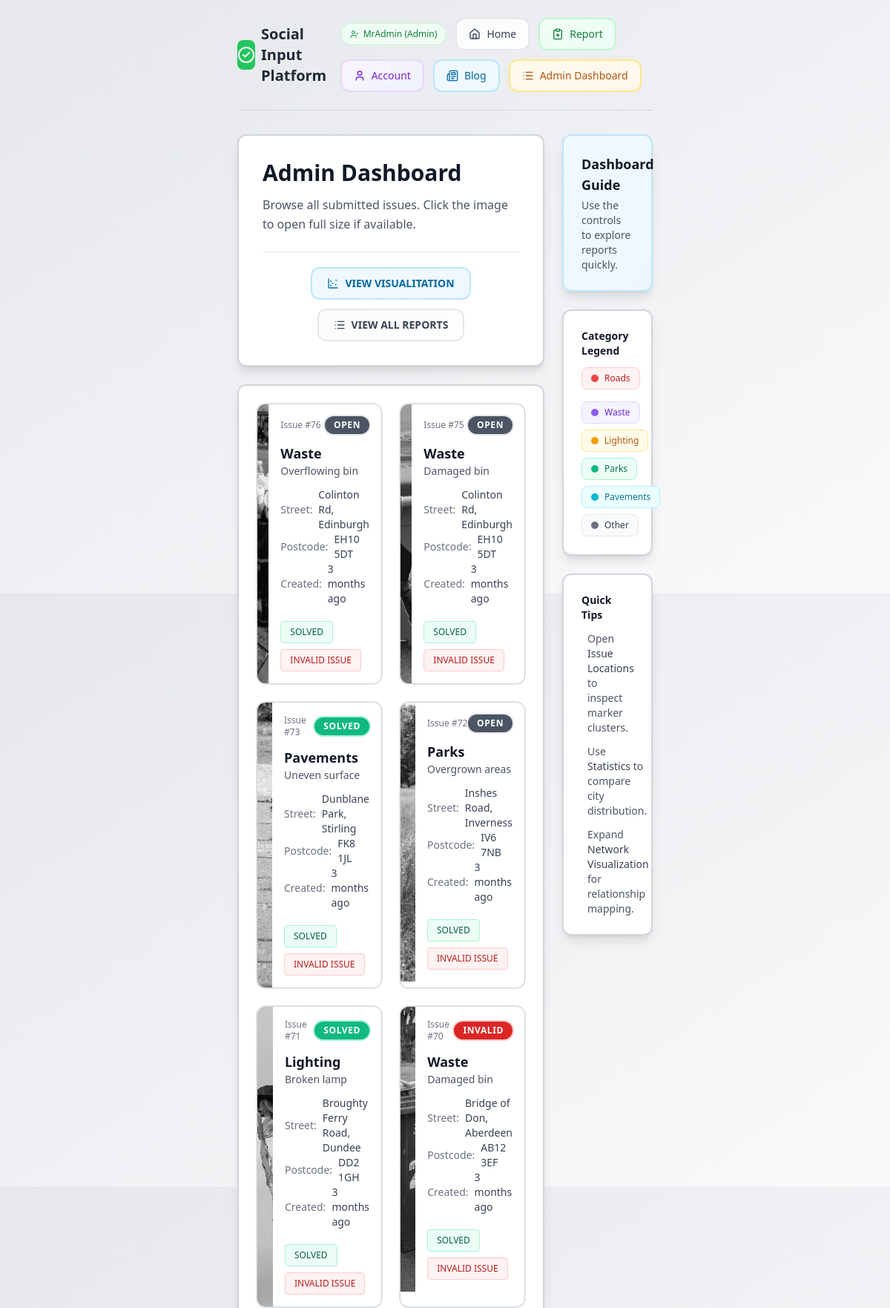
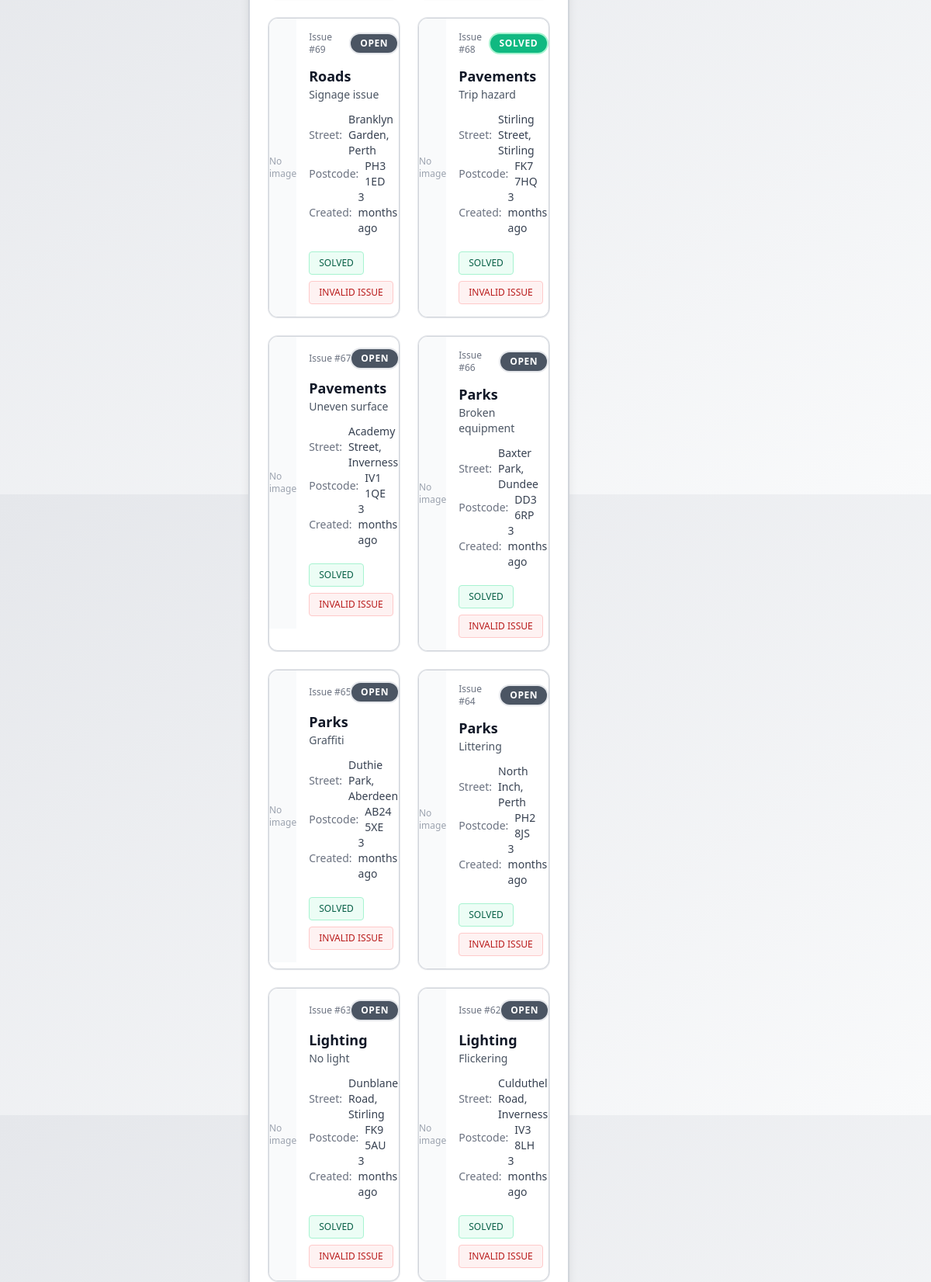
Screenshot of /issues.php?action=reports (signed in, upper part) with the database file from the repository (2 pictures, top to bottom).
### tables this page shows
CREATE TABLE reports (
      id INTEGER PRIMARY KEY AUTOINCREMENT,
      post_code TEXT NOT NULL,
      street TEXT NOT NULL,
      category TEXT,
      subcategory TEXT,
      image TEXT,
      created_at INT
    , status TEXT DEFAULT 'open', description TEXT);

### issues.php (the view, shortened to what this page needs)
<?php
$errors = [];
$reports = [];
$currentAction = $_GET['action'] ?? '';
function format_relative_time($timestamp) {
  $now = time();
  $diff = $now - $timestamp;
  $future = $diff < 0;
  $diff = abs($diff);
  $units = [
    31536000 => 'year',
    2592000  => 'month',
    604800   => 'week',
    86400    => 'day',
    3600     => 'hour',
    60       => 'minute'
  ];
  foreach ($units as $secs => $name) {
    if ($diff >= $secs) {
      $value = (int) floor($diff / $secs);
      $label = $name . ($value === 1 ? '' : 's');
      return $future ? "in {$value} {$label}" : "{$value} {$label} ago";
    }
  }
  return $future ? 'in a moment' : 'just now';
}
$dbDir = __DIR__ . DIRECTORY_SEPARATOR . 'DATABASE';
$dbFile = $dbDir . DIRECTORY_SEPARATOR . 'reports.sqlite';
$dsn = 'sqlite:' . $dbFile;
try {
    $pdo = new PDO($dsn);
    $pdo->setAttribute(PDO::ATTR_ERRMODE, PDO::ERRMODE_EXCEPTION);
    $stmt = $pdo->query('SELECT id, post_code, street, category, subcategory, description, image, created_at, status FROM reports ORDER BY created_at DESC, id DESC');
    $reports = $stmt->fetchAll(PDO::FETCH_ASSOC);
} catch (PDOException $e) {
    $errors[] = 'Database error: ' . $e->getMessage();
}
?>
<!doctype html>
<html lang="en">
<head>
  <script src="https://cdn.tailwindcss.com"></script>
  <link rel="stylesheet" href="https://unpkg.com/leaflet@1.9.4/dist/leaflet.css" />
</head>
<body class="bg-gradient-to-br from-gray-200 to-gray-50 min-h-screen p-6 px-80">
  <?php include __DIR__ . '/ASSETS/header.php'; ?>
  <div class="grid grid-cols-1 lg:grid-cols-4 gap-6">
    <div class="lg:col-span-3 space-y-6">
      <div class="bg-white p-8 rounded-xl shadow-lg border-2 border-gray-300">
        <h1 class="text-3xl font-bold mb-3 text-gray-900">Admin Dashboard</h1>
        <p class="text-gray-600 leading-relaxed">Browse all submitted issues. Click the image to open full size if available.</p>
        <div class="mt-6 pt-5 border-t border-gray-200">
          <div class="flex flex-wrap items-center justify-center gap-3">
            <a href="?action=visualisation" class="group inline-flex items-center gap-2 px-5 py-2.5 text-sm rounded-xl border-2 border-sky-200 bg-gradient-to-br from-sky-50 to-blue-50 text-sky-700 hover:border-sky-300 hover:shadow-md transition-all duration-200 font-semibold">
              <i data-lucide="chart-scatter" class="w-4 h-4 group-hover:scale-110 transition-transform"></i>
              VIEW VISUALITATION
            </a>
            <a href="?action=reports" class="group inline-flex items-center gap-2 px-5 py-2.5 text-sm rounded-xl border-2 border-gray-200 bg-gradient-to-br from-gray-50 to-white text-gray-700 hover:border-gray-300 hover:shadow-md transition-all duration-200 font-semibold">
              <i data-lucide="list" class="w-4 h-4 group-hover:scale-110 transition-transform"></i>
              VIEW ALL REPORTS
            </a>
          </div>
        </div>
      </div>
      <?php if ($currentAction === 'reports'): ?>
      <div class="bg-white p-6 rounded-xl shadow-lg border-2 border-gray-300">
        <?php if (empty($reports)): ?>
          <div class="px-4 py-6 text-center text-gray-500">No reports yet.</div>
        <?php else: ?>
          <div class="grid grid-cols-1 md:grid-cols-2 gap-6">
            <?php foreach ($reports as $r): ?>
              <?php
                $status = $r['status'] ?? 'open';
                $created = $r['created_at'] ?? '';
                $createdText = '';
                $createdTitle = '';
                if (is_numeric($created) && (int)$created > 0) {
                  $createdTs = (int)$created;
                  $createdText = format_relative_time($createdTs);
                  $createdTitle = date('Y-m-d H:i', $createdTs);
                } else {
                  $createdText = htmlspecialchars($created);
                }
                $img = $r['image'] ?? '';
                $localPath = __DIR__ . DIRECTORY_SEPARATOR . 'REPORT_IMAGES' . DIRECTORY_SEPARATOR . $img;
                $src = '';
                if ($img && filter_var($img, FILTER_VALIDATE_URL)) {
                  $src = $img;
                } elseif ($img && file_exists($localPath)) {
                  $src = 'REPORT_IMAGES/' . rawurlencode($img);
                }
              ?>
              <div class="border border-gray-300 rounded-xl overflow-hidden bg-white shadow-sm ring-1 ring-gray-200">
                <div class="flex flex-col md:flex-row">
                  <div class="md:w-1/3 bg-gray-50">
                    <?php if ($src): ?>
                      <img src="<?php echo htmlspecialchars($src); ?>" alt="img" class="w-full h-48 md:h-full object-cover cursor-pointer issue-thumb" data-id="<?php echo (int)$r['id']; ?>" data-category="<?php echo htmlspecialchars($r['category'] ?? ''); ?>" data-subcategory="<?php echo htmlspecialchars($r['subcategory'] ?? ''); ?>" onclick="openImageModal(this)" />
                    <?php else: ?>
                      <div class="w-full h-48 md:h-full flex items-center justify-center text-xs text-gray-400">No image</div>
                    <?php endif; ?>
                  </div>
                  <div class="flex-1 p-4 space-y-3">
                    <div class="flex items-center justify-between">
                      <div class="text-xs text-gray-500">Issue #<?php echo (int)$r['id']; ?></div>
                      <?php if ($status === 'fixed'): ?>
                        <span class="inline-flex items-center gap-1 px-3 py-1 text-xs font-bold uppercase tracking-wider rounded-full bg-emerald-500 text-white shadow-sm ring-2 ring-emerald-200">Solved</span>
                      <?php elseif ($status === 'invalid'): ?>
                        <span class="inline-flex items-center gap-1 px-3 py-1 text-xs font-bold uppercase tracking-wider rounded-full bg-red-600 text-white shadow-sm ring-2 ring-red-200">Invalid</span>
                      <?php else: ?>
                        <span class="inline-flex items-center gap-1 px-3 py-1 text-xs font-bold uppercase tracking-wider rounded-full bg-gray-600 text-white shadow-sm ring-2 ring-gray-200">Open</span>
                      <?php endif; ?>
                    </div>
                    <div>
                      <div class="text-lg font-semibold text-gray-900"><?php echo htmlspecialchars($r['category'] ?? 'Other'); ?></div>
                      <?php if (!empty($r['subcategory'])): ?>
                        <div class="text-sm text-gray-600"><?php echo htmlspecialchars($r['subcategory']); ?></div>
                      <?php endif; ?>
                    </div>
                    <div class="text-sm text-gray-700">
                      <div class="flex items-center gap-2">
                        <span class="text-gray-500">Street:</span>
                        <span><?php echo htmlspecialchars($r['street'] ?? ''); ?></span>
                      </div>
                      <div class="flex items-center gap-2">
                        <span class="text-gray-500">Postcode:</span>
                        <span><?php echo htmlspecialchars($r['post_code'] ?? ''); ?></span>
                      </div>
                      <div class="flex items-center gap-2">
                        <span class="text-gray-500">Created:</span>
                        <span<?php echo $createdTitle ? ' title="' . htmlspecialchars($createdTitle) . '"' : ''; ?>><?php echo $createdText; ?></span>
                      </div>
                    </div>
                    <div class="flex flex-wrap gap-2 pt-2">
                      <form method="post" class="inline">
                        <button type="submit" class="px-3 py-1.5 text-xs rounded border border-emerald-200 bg-emerald-50 text-emerald-800 hover:bg-emerald-100">SOLVED</button>
                      </form>
                      <form method="post" class="inline" onsubmit="return confirm('Mark this issue as invalid?');">
                        <button type="submit" class="px-3 py-1.5 text-xs rounded border border-red-200 bg-red-50 text-red-700 hover:bg-red-100">INVALID ISSUE</button>
                      </form>
                    </div>
                  </div>
                </div>
              </div>
            <?php endforeach; ?>
          </div>
        <?php endif; ?>
      </div>
      <?php endif; ?>
    </div>
    <aside class="space-y-6">
      <div class="bg-gradient-to-br from-sky-50 to-blue-50 p-6 rounded-xl shadow-lg border-2 border-sky-200">
        <h2 class="text-lg font-bold text-gray-900 mb-1">Dashboard Guide</h2>
        <p class="text-sm text-gray-600">Use the controls to explore reports quickly.</p>
      </div>
      <div class="bg-white p-6 rounded-xl shadow-lg border-2 border-gray-300">
        <h3 class="text-sm font-bold text-gray-900 mb-3">Category Legend</h3>
        <div class="space-y-2">
          <div class="inline-flex items-center gap-2 px-3 py-1.5 rounded-lg bg-red-50 border border-red-200 mr-2 mb-2">
            <span class="w-2.5 h-2.5 rounded-full bg-red-500"></span><span class="text-xs font-medium text-red-700">Roads</span>
          </div>
          <div class="inline-flex items-center gap-2 px-3 py-1.5 rounded-lg bg-violet-50 border border-violet-200 mr-2 mb-2">
            <span class="w-2.5 h-2.5 rounded-full bg-violet-500"></span><span class="text-xs font-medium text-violet-700">Waste</span>
          </div>
          <div class="inline-flex items-center gap-2 px-3 py-1.5 rounded-lg bg-amber-50 border border-amber-200 mr-2 mb-2">
            <span class="w-2.5 h-2.5 rounded-full bg-amber-500"></span><span class="text-xs font-medium text-amber-700">Lighting</span>
          </div>
          <div class="inline-flex items-center gap-2 px-3 py-1.5 rounded-lg bg-emerald-50 border border-emerald-200 mr-2 mb-2">
            <span class="w-2.5 h-2.5 rounded-full bg-emerald-500"></span><span class="text-xs font-medium text-emerald-700">Parks</span>
          </div>
          <div class="inline-flex items-center gap-2 px-3 py-1.5 rounded-lg bg-cyan-50 border border-cyan-200 mr-2 mb-2">
            <span class="w-2.5 h-2.5 rounded-full bg-cyan-500"></span><span class="text-xs font-medium text-cyan-700">Pavements</span>
          </div>
          <div class="inline-flex items-center gap-2 px-3 py-1.5 rounded-lg bg-gray-50 border border-gray-200 mr-2 mb-2">
            <span class="w-2.5 h-2.5 rounded-full bg-gray-500"></span><span class="text-xs font-medium text-gray-700">Other</span>
          </div>
        </div>
      </div>
      <div class="bg-white p-6 rounded-xl shadow-lg border-2 border-gray-300">
        <h3 class="text-sm font-bold text-gray-900 mb-3">Quick Tips</h3>
        <div class="space-y-3 text-sm text-gray-600">
          <div class="flex gap-2">
            <p>Open <span class="font-medium text-gray-700">Issue Locations</span> to inspect marker clusters.</p>
          </div>
          <div class="flex gap-2">
            <p>Use <span class="font-medium text-gray-700">Statistics</span> to compare city distribution.</p>
          </div>
          <div class="flex gap-2">
            <p>Expand <span class="font-medium text-gray-700">Network Visualization</span> for relationship mapping.</p>
          </div>
        </div>
      </div>
    </aside>
  </div>
</body>
</html>

### issues.php (style rules this page uses)
.issue-thumb { filter: grayscale(100%) saturate(0%) contrast(95%); transition: filter 0.2s ease; }

### rows the page displays
reports: image (picture), id "76", status "OPEN", category "Waste", subcategory "Overflowing bin", street "Colinton Rd, Edinburgh", post_code "EH10 5DT", created_at "3 months ago"
reports: image (picture), id "75", status "OPEN", category "Waste", subcategory "Damaged bin", street "Colinton Rd, Edinburgh", post_code "EH10 5DT", created_at "3 months ago"
reports: image (picture), id "73", status "SOLVED", category "Pavements", subcategory "Uneven surface", street "Dunblane Park, Stirling", post_code "FK8 1JL", created_at "3 months ago"
reports: image (picture), id "72", status "OPEN", category "Parks", subcategory "Overgrown areas", street "Inshes Road, Inverness", post_code "IV6 7NB", created_at "3 months ago"
reports: image (picture), id "71", status "SOLVED", category "Lighting", subcategory "Broken lamp", street "Broughty Ferry Road, Dundee", post_code "DD2 1GH", created_at "3 months ago"
reports: image (picture), id "70", status "INVALID", category "Waste", subcategory "Damaged bin", street "Bridge of Don, Aberdeen", post_code "AB12 3EF", created_at "3 months ago"
reports: shows "No image", id "69", status "OPEN", category "Roads", subcategory "Signage issue", street "Branklyn Garden, Perth", post_code "PH3 1ED", created_at "3 months ago"
reports: shows "No image", id "68", status "SOLVED", category "Pavements", subcategory "Trip hazard", street "Stirling Street, Stirling", post_code "FK7 7HQ", created_at "3 months ago"
reports: shows "No image", id "67", status "OPEN", category "Pavements", subcategory "Uneven surface", street "Academy Street, Inverness", post_code "IV1 1QE", created_at "3 months ago"
reports: shows "No image", id "66", status "OPEN", category "Parks", subcategory "Broken equipment", street "Baxter Park, Dundee", post_code "DD3 6RP", created_at "3 months ago"
reports: shows "No image", id "65", status "OPEN", category "Parks", subcategory "Graffiti", street "Duthie Park, Aberdeen", post_code "AB24 5XE", created_at "3 months ago"
reports: shows "No image", id "64", status "OPEN", category "Parks", subcategory "Littering", street "North Inch, Perth", post_code "PH2 8JS", created_at "3 months ago"
reports: shows "No image", id "63", status "OPEN", category "Lighting", subcategory "No light", street "Dunblane Road, Stirling", post_code "FK9 5AU", created_at "3 months ago"
reports: shows "No image", id "62", status "OPEN", category "Lighting", subcategory "Flickering", street "Culduthel Road, Inverness", post_code "IV3 8LH", created_at "3 months ago"

### other values shown
$username "MrAdmin"
